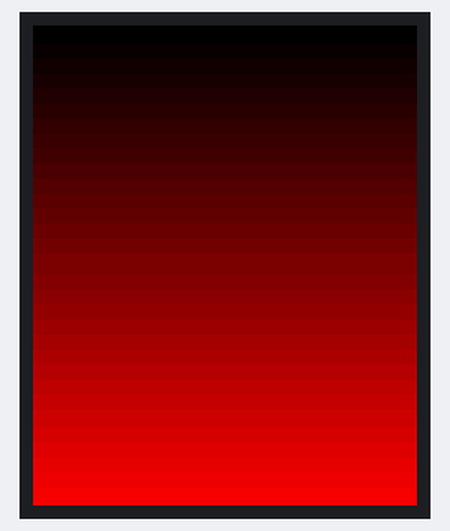
This sketch was run on a simulated ESP32. Parts: 128×160 colour display. WiFi joins after 1.5 s; servers stay silent unless stated; network time is answered at once with the bench clock; the local clock reads 2024-03-15 10:24:30 at power-on unless the sketch sets it; what the sketch prints to the serial monitor is not drawn.

Above: at 0.2 s.
At 1.8 s:
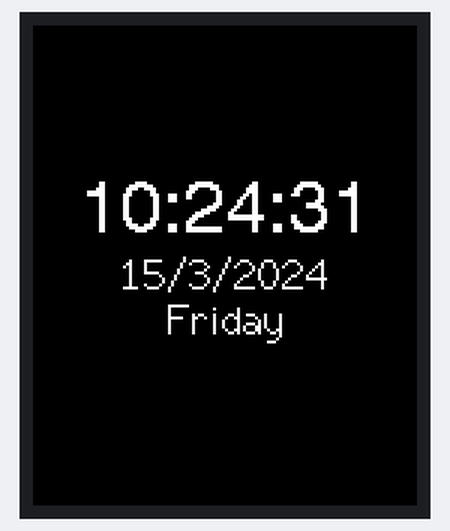
At 11.0 s:
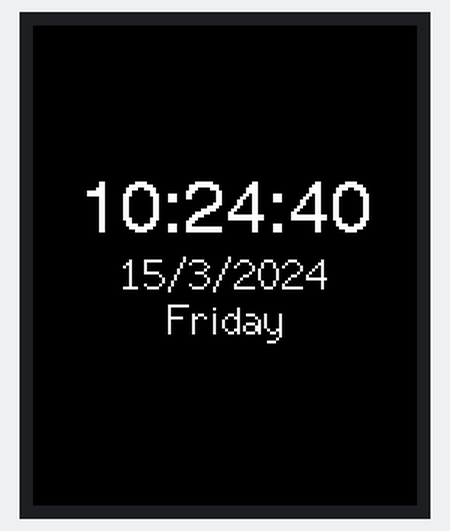
At 20.2 s:
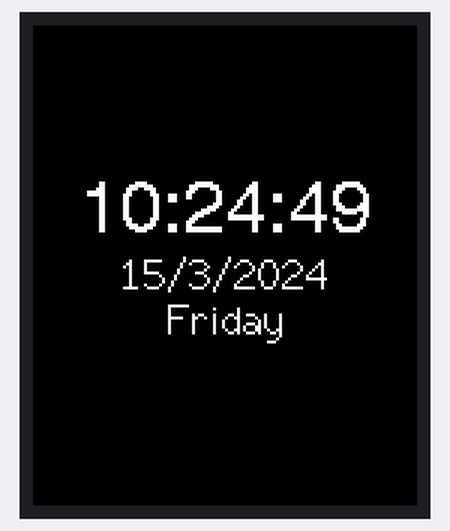
At 29.4 s:
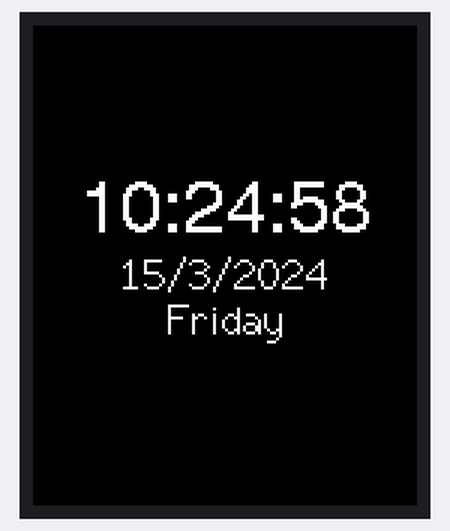
At 38.6 s:
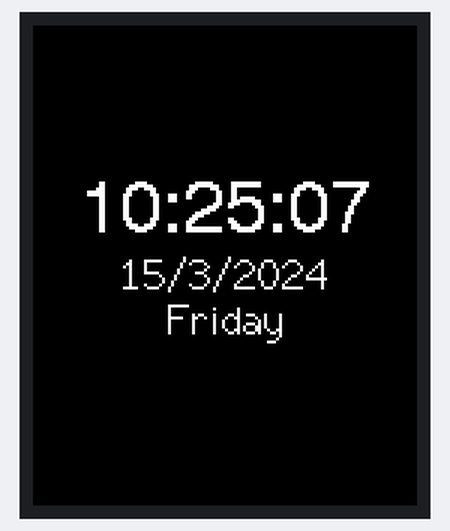

Measured:
- what the display in image 1 shows lasts 1.1 s, from 1.7 s to 2.8 s

The sketch:

state_1.ino
```cpp
#include <Wire.h>
#include <TFT_eSPI.h>
#include <SPI.h>
#include <NTPClient.h>
#include <WiFiUdp.h>
#include <WiFi.h>
#include <TFT_eWidget.h>
#include "string.h"

#if CONFIG_FREERTOS_UNICORE
  static const BaseType_t app_cpu = 0;
#else
  static const BaseType_t app_cpu = 1;
#endif

TFT_eSPI tft = TFT_eSPI();

const char* ssid = "robocon-ER";
const char* password = "12345678";

String weekDays[7] = {"Sunday", "Monday", "Tuesday", "Wednesday", "Thursday", "Friday", "Saturday"};
String months[12] = {"January", "February", "March", "April", "May", "June", "July", "August", "September", "October", "November", "December"};

#define NTP_OFFSET 19800 // In seconds (IST offset)
#define NTP_INTERVAL 60 * 1000 // In milliseconds
#define NTP_ADDRESS "time.google.com"

WiFiUDP ntpUDP;
NTPClient timeClient(ntpUDP, NTP_ADDRESS, NTP_OFFSET, NTP_INTERVAL);

int monthDay, currentMonth, currentYear;
String currentMonthName, weekDay, currentDate, formattedTime;

TaskHandle_t time_upd;
TaskHandle_t displayed;

static SemaphoreHandle_t mutex;

void time_update(void *paramerter)
{
  while (1) {
    xSemaphoreTake(mutex, portMAX_DELAY);
    timeClient.update();
    time_t epochTime = timeClient.getEpochTime();
    formattedTime = timeClient.getFormattedTime();
    struct tm *ptm = localtime(&epochTime);

    monthDay = ptm->tm_mday;
    currentMonth = ptm->tm_mon + 1;
    currentMonthName = months[currentMonth - 1];
    currentYear = ptm->tm_year + 1900;
    weekDay = weekDays[ptm->tm_wday];

    xSemaphoreGive(mutex);
    vTaskDelay(pdMS_TO_TICKS(1000)); // Delay 1 second
  }
}

void display(void *paramerters)
{
  while (1) {
    xSemaphoreTake(mutex, portMAX_DELAY);
    tft.fillScreen(TFT_BLACK);
    tft.drawCentreString(formattedTime, 64, 50, 4);
    currentDate = String(monthDay) + "/" + String(currentMonth) + "/" + String(currentYear);
    tft.drawCentreString(currentDate, 64, 75, 2);
    tft.drawCentreString(weekDay, 64, 90, 2);

    Serial.print("Time: ");
    Serial.println(formattedTime);
    Serial.print("Date: ");
    Serial.print(currentDate);
    Serial.print(" (");
    Serial.print(weekDay);
    Serial.println(")");

    xSemaphoreGive(mutex);
    vTaskDelay(pdMS_TO_TICKS(1000)); // Delay 1 second
  }
}

void setup() {

  Serial.begin(115200);

  tft.init();
  tft.setRotation(0);
  tft.fillRectVGradient(0, 0, 128, 160, TFT_BLACK, TFT_RED);
  tft.setTextColor(TFT_WHITE);


  Serial.print("Connecting to ");
  Serial.println(ssid);
  WiFi.begin(ssid, password);

  while (WiFi.status() != WL_CONNECTED) {
    vTaskDelay(pdMS_TO_TICKS(500)); // Delay 0.5 second
    Serial.print(".");
  }

  Serial.println("");
  Serial.println("WiFi connected.");
  Serial.println("IP address: ");
  Serial.println(WiFi.localIP());

  timeClient.begin();

  // Create mutex before starting tasks
  mutex = xSemaphoreCreateMutex();

  xTaskCreatePinnedToCore(time_update, "time", 4096, NULL, 1, &time_upd, app_cpu);
  xTaskCreatePinnedToCore(display, "display", 4096, NULL, 1, &displayed, app_cpu);
}

void loop() {
  // Nothing to be done in the loop for FreeRTOS
}
```
